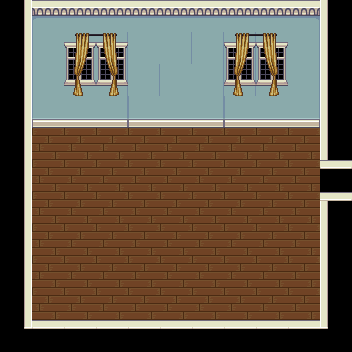

The image is a tile-based game level rendered from a .tmx file. Its description and source (layers, tilesets, objects; grid data summarised) follow:
An orthogonal 11x11 tile map with 32x32 px tiles, 3 tile layers (Tile Layer 1, Tile Layer 2, Tile Layer 3), 6 tilesets and 3 objects (exit, rachel, george).

<map version="1.0" orientation="orthogonal" width="11" height="11" tilewidth="32" tileheight="32">
 <tileset firstgid="1" name="inside" tilewidth="32" tileheight="32">
  <image source="../img/inside.png" width="320" height="320" />
 </tileset>
 <tileset firstgid="101" name="room" tilewidth="32" tileheight="32">
  <image source="../img/victoria.png" width="352" height="160" />
 </tileset>
 <tileset firstgid="156" name="cabinets" tilewidth="32" tileheight="32">
  <image source="../img/cabinets.png" width="192" height="416" />
 </tileset>
 <tileset firstgid="234" name="windows" tilewidth="32" tileheight="32">
  <image source="../img/house.png" width="320" height="224" />
 </tileset>
 <tileset firstgid="304" name="decoration" tilewidth="32" tileheight="32">
  <image source="../img/accessories.png" width="128" height="128" />
 </tileset>
 <tileset firstgid="320" name="stairs" tilewidth="32" tileheight="32">
  <image source="../img/stairs.png" width="256" height="544" />
 </tileset>
 <layer name="Tile Layer 1" width="11" height="11">
  <data>[121 cells, 120 non-empty, 15 distinct tile ids]</data>
 </layer>
 <layer name="Tile Layer 2" width="11" height="11">
  <data>[121 cells, 10 non-empty, 4 distinct tile ids]</data>
 </layer>
 <layer name="Tile Layer 3" width="11" height="11">
  <data>[121 cells, 8 non-empty, 4 distinct tile ids]</data>
 </layer>
 <objectgroup name="Object Layer 1" width="11" height="11">
  <object name="exit" x="320" y="160" width="32" height="32">
   <properties>
    <property name="fade" value="black" />
    <property name="location" value="285, 835" />
    <property name="to" value="sciencepark" />
   </properties>
  </object>
  <object name="rachel" x="256" y="160" width="32" height="32">
   <properties>
    <property name="compose" value="[{&quot;name&quot;:&quot;shadow&quot;,&quot;class&quot;:&quot;game.Shadow&quot;,&quot;image&quot;:&quot;char_shadow&quot;,&quot;spritewidth&quot;:18,&quot;spriteheight&quot;:9},{&quot;name&quot;:&quot;rachel&quot;},{&quot;name&quot;:&quot;eyes&quot;,&quot;class&quot;:&quot;game.BlinkingEyes&quot;,&quot;image&quot;:&quot;rachel_eyes&quot;,&quot;spritewidth&quot;:17,&quot;spriteheight&quot;:6,&quot;offsetx&quot;:6,&quot;offsety&quot;:18}]" />
    <property name="image" value="rachel" />
    <property name="spriteheight" value="36" />
    <property name="spritewidth" value="31" />
   </properties>
  </object>
  <object name="george" x="160" y="192" width="32" height="32">
   <properties>
    <property name="compose" value="[{&quot;name&quot;:&quot;shadow&quot;,&quot;class&quot;:&quot;game.Shadow&quot;,&quot;image&quot;:&quot;char_shadow&quot;,&quot;spritewidth&quot;:18,&quot;spriteheight&quot;:9},{&quot;name&quot;:&quot;george&quot;},{&quot;name&quot;:&quot;eyes&quot;,&quot;class&quot;:&quot;game.BlinkingEyes&quot;,&quot;image&quot;:&quot;george_eyes&quot;,&quot;spritewidth&quot;:17,&quot;spriteheight&quot;:6,&quot;offsetx&quot;:6,&quot;offsety&quot;:16}]" />
    <property name="image" value="george" />
    <property name="spriteheight" value="34" />
    <property name="spritewidth" value="29" />
   </properties>
  </object>
 </objectgroup>
</map>
